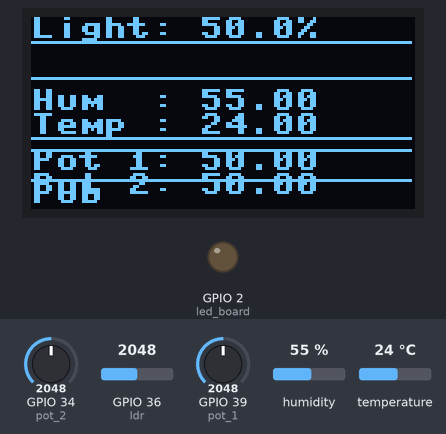
A program run on a simulated ESP32 board running MicroPython. On the bench: 128×64 one-colour display, output pins drawn as LEDs (lit = HIGH). Inputs (shaded band) come from the test bench; at power-on: GPIO 36 (ldr) = 2048, humidity 55 %, GPIO 34 (pot_2) = 2048, GPIO 39 (pot_1) = 2048, temperature 24 °C (analog values on the 0–4095 scale). No MQTT or app messages arrive unless stated; library files of the repository ran but are not shown: ssd1306.py; what the program prints to the serial console is not drawn.

Above: at 8.1 s.
8.2 s: GPIO 36 (ldr) set to 2098
At 9.7 s:
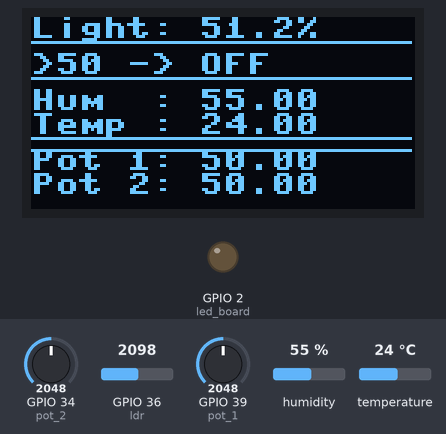
14.2 s: GPIO 36 (ldr) set to 1228
At 15.9 s:
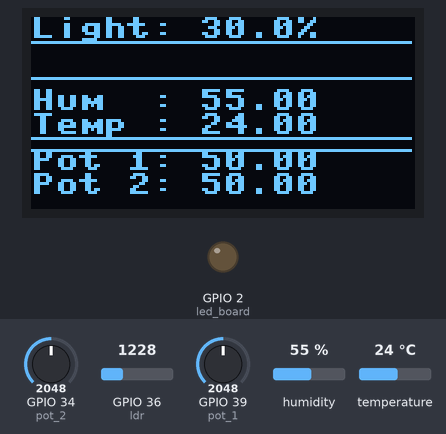
20.2 s: GPIO 36 (ldr) set to 885
At 22.0 s:
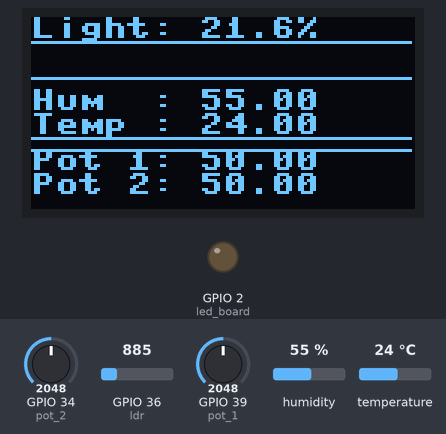
25.1 s: GPIO 36 (ldr) set to 783
At 26.1 s:
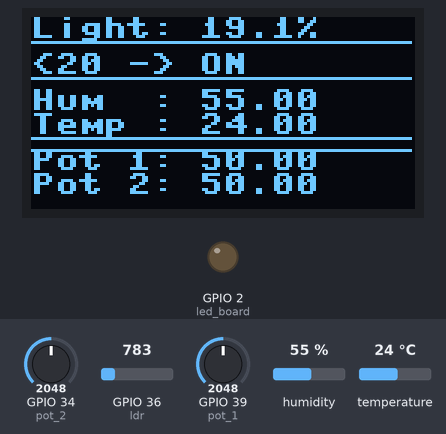
31.1 s: humidity set to 22 %
At 32.3 s:
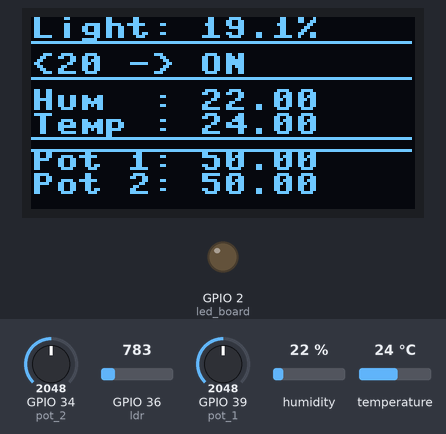
35.5 s: GPIO 34 (pot_2) set to 2866
At 37.6 s:
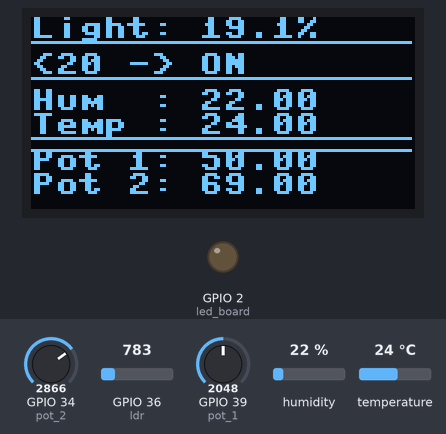
Timing chart, 0 to 39.1 s (numbered marks = the images above; inputs shaded):
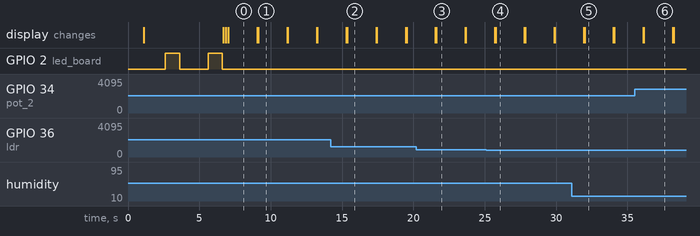

The program:

esp_temp_hum_sensor.py
```python
"""
TODO:
    - refactor the code to use less globals
    - standardize the setup of the different components similar to arduino setup()
"""
import sys
import time
import json

from machine import Pin, ADC, SoftI2C, I2C
from dht import DHT11
from lib.ssd1306 import SSD1306_I2C
from lib import simpleWifi_v2
from lib.connectMQTT import mqtt_connect_mosquitto_local

print("### LDR Sensor, DHT11 Sensor met automatisatie in HomeAssistant ###")

# Lokaal oled schermpje
i2c_face = SoftI2C(scl=Pin(22), sda=Pin(21), freq=400000)
oled = SSD1306_I2C(width=128, height=64, i2c=i2c_face, addr=0x3C)

oled.fill(1)
oled.show()
time.sleep(1)
oled.fill(0)
oled.show()

# mqtt client object
mqtt = None

# CONSTANTS
LDR_DEV_NAME = "sam_ldr"
LDR_SENSOR_ID = "19640927"

DHT11_DEV_NAME = "sam_dht11"
DHT11_SENSOR_ID = "19640927"

POT_DEV_NAME = "sam_pot"
POT_SENSOR_ID = "19640927"

# Definitie van de LDR sensor
ldr = ADC(Pin(36))
ldr.atten(ADC.ATTN_11DB)

# Definitie van de DHT11 sensor
dht11 = DHT11(Pin(23))

# Definitie van 2 potentiometer objecten
pot_1 = ADC(Pin(39))
pot_1.atten(ADC.ATTN_11DB)

pot_2 = ADC(Pin(34))
pot_2.atten(ADC.ATTN_11DB)

def display_status(oled_device, status_msg):
    """ display een status message op de onderste lijn van de oled"""

    print(status_msg)
    oled_device.fill_rect(0, 54, 127, 63, 0)
    oled_device.text(status_msg, 0, 55, 1)
    oled_device.hline(0, 54, 127, 1)
    oled_device.show()


# Functie auto detectie van de sensor in HomeAssistant
def publish_discovery(client, dev_name, uid, tag_name, unit):
    """ Voor elke meetwaarde (tag) moet blijkbaar een aparte config message worden gestuurd.
        Deze is {dev_name}_{tag_name}
        Ik heb dit afgeleid uit het voorbeeld op https://www.home-assistant.io/integrations/mqtt/#discovery-examples-with-component-discovery
        (Configuration topic no1: homeassistant/sensor/sensorBedroomT/config)

        De [device][identifiers] en [device][name] zijn dezelfde voor de tags temperature en humidity
    """
    discovery_topic = f"homeassistant/sensor/{dev_name}_{tag_name}/config"
    discovery_payload = {
        "name": f"{dev_name}_{tag_name}",
        "state_topic": f"home/{dev_name}/state",
        "unit_of_measurement": f"{unit}",
        "unique_id": f"{dev_name}_{uid}_{tag_name}",
        "value_template": "{{ "+ f"value_json.{tag_name}" + " }}",  #ldr0 is de key om de waarde van ldr te publiceren
        "device": {
            "identifiers": [dev_name],
            "name": dev_name,
            "model": "ESP32",
            "manufacturer": "SamSam"
        },
        "origin": {
            "name": "esp32_sam",
        },
    }
    print(f"Publishing discovery message on: {discovery_topic}")
    display_status(oled, "Pub")
    client.publish(
        discovery_topic.encode(),
        json.dumps(discovery_payload).encode(),
        retain=True)
    print("auto discovery message send to HomeAssistant")

#---------------
def handle_ldr(dev_name, tag_name, unit):
    """ lees de waarde van de ldr en publiceer de data """
    val = ldr.read()
    val_percent = 100 * (val/2**12)  # 2**12 = 4096
    payload = {
        f"{tag_name}": round(val_percent, 2)
    }
    print(f"   __ waarde {tag_name}: {val_percent}")
    oled.text(f"Light: {val_percent:.1f}{unit}", 0, 0, 1)
    oled.hline(0, 8, 127, 1)
    if val_percent < 20:
        oled.text(f"<20 -> ON", 0, 12, 1)
    elif val_percent > 50:
        oled.text(f">50 -> OFF", 0, 12, 1)
    oled.hline(0, 20, 127, 1)
    mqtt.publish(
        f"home/{dev_name}/state",
        json.dumps(payload).encode()
    )

def handle_dht11(dev_name):
    """ lees de temperature en humidity van de ldr en publiceer de data """
    dht11.measure()
    temp = dht11.temperature()
    hum = dht11.humidity()
    payload = {
        "temperature": temp,
        "humidity": hum,
    }
    print(f"   __ payload: {payload}")
    oled.text(f"Hum  : {hum:.2f}", 0,24, 1)
    oled.text(f"Temp : {temp:.2f}", 0,32, 1)
    oled.hline(0, 40, 127, 1)
    mqtt.publish(
        f"home/{dev_name}/state",
        json.dumps(payload).encode()
    )

def handle_pot(dev_name):
    """ lees de waarde van de potmeters en publiceer de data """
    val_1 = 100 * pot_1.read() // 4096
    val_2 = 100 * pot_2.read() // 4096
    payload = {
        "pot_een": val_1,
        "pot_twee": val_2,
    }
    print(f"   __ payload: {payload}")
    oled.text(f"Pot 1: {val_1:.2f}", 0,44, 1)
    oled.text(f"Pot 2: {val_2:.2f}", 0,52, 1)
    oled.hline(0, 44, 127, 1)
    mqtt.publish(
        f"home/{dev_name}/state",
        json.dumps(payload).encode()
    )
#---------------
# Probeer met de Wifi te verbinden
display_status(oled, "Wifi connect")
wifi = simpleWifi_v2.Wifi()

wifi.open()
if wifi.get_status() > 0:
    display_status(oled, "Wifi CONNECTED")
    print(wifi.get_IPdata())
else:
    display_status(oled, "Wifi FAIL bye")
    sys.exit()

# Probeer met de mqtt broker te verbinden
display_status(oled, "MQTT connect")
mqtt = mqtt_connect_mosquitto_local()
if mqtt is None:
    display_status(oled, "MQTT FAIL bye")
    sys.exit()

# Stuur een discovery message voor elke tag_name
display_status(oled, "OP READY")
publish_discovery(mqtt, LDR_DEV_NAME, LDR_SENSOR_ID, "ldr", "%")
publish_discovery(mqtt, DHT11_DEV_NAME, DHT11_SENSOR_ID, "humidity", "%")
publish_discovery(mqtt, DHT11_DEV_NAME, DHT11_SENSOR_ID, "temperature", "C")
publish_discovery(mqtt, POT_DEV_NAME, POT_SENSOR_ID, "pot_een", "x")
publish_discovery(mqtt, POT_DEV_NAME, POT_SENSOR_ID, "pot_twee", "y")

while True:
    handle_ldr(LDR_DEV_NAME, "ldr", "%")
    handle_dht11(DHT11_DEV_NAME)
    handle_pot(POT_DEV_NAME)
    oled.show()
    time.sleep(2)
    oled.fill(0)
    oled.show()
```

simpleWifi_v2.py
```python
import wifi_data_v2
import network
import time
from machine import Pin
class Wifi:

    bConnected = False

    def __init__(self):
        """ activation WLAN interface"""
        self.net=None
        self.status=0
        self.wdata=wifi_data_v2.Data
        try:
            self.net=network.WLAN(network.STA_IF)
            self.net.active(True)
        except Exception as e:
            self.status = -1
            if self.wdata.debug:
                print(e)

    def open(self):
        """connect to SSID from wifi_data"""
        try:
            print(f"Opening a connection to the WIFI")
            for j in range(0,len(self.wdata.ssid)):
                print(f"Trying: -{j}:{self.wdata.ssid[j]}-")
                for t in range(0,self.wdata.times_try):
                    try:
                        print(" ...net.connect")
                        self.net.connect(self.wdata.ssid[j],self.wdata.pwd[j])
                        if self.net.isconnected():
                            print(" ...net.isconnected == True")
                            self.status = 1
                            Wifi.bConnected = True
                            return True
                        print(" ...net.isconnected == False")
                        time.sleep_ms(100)
                    except:
                        time.sleep(100)
            self.status = -1
            return False
        except Exception as e:
            print(f"Exception: {e}")
            self.status = -1
            if self.wdata.debug:
                print(e)
            return False

    def open_static(self,ip,subnet,gateway,dns):
        print("Setting static IP address")
        self.net.ifconfig((ip,subnet,gateway,dns))
        """connect to SSID from wifi_data"""
        try:
            for j in range(0,len(self.wdata.ssid)):
                for t in range(0,self.wdata.times_try):
                    try:
                        self.net.connect(self.wdata.ssid[j],self.wdata.pwd[j])
                        if self.net.isconnected():
                            self.status = 1
                            Wifi.bConnected = True
                            return True
                        time.sleep_ms(100)
                    except:
                        time.sleep_ms(100)
            self.status = -1
            return False
        except Exception as e:
            print("Error Connection")
            self.status = -1
            if self.wdata.debug:
                print(e)
            return False

    def close(self):
        """disconnect"""
        self.net.disconnect()
        self.status = 0
        Wifi.bConnected = False

    def get_status(self):
        """gives status by blinking LED
        status NOK: 10 short flash
        status OK: Long on - short off - long on"""
        led_board=Pin(2,Pin.OUT)
        if self.status <= 0:
            for t in range(0,10):
                led_board.value(1)
                time.sleep_ms(100)
                led_board.value(0)
                time.sleep_ms(100)
        else:
            led_board.value(1)
            time.sleep_ms(1000)
            led_board.value(0)
            time.sleep_ms(2000)
            led_board.value(1)
            time.sleep_ms(1000)
            led_board.value(0)
        return self.status

    def checkWifiConnect(self):
        """Check if the ESP is still connected to the network
        if not, try to reconnect"""
        if self.get_IPdata() == "" or self.get_IPdata()[0]=="0.0.0.0":
            self.status=0
            self.open()
            self.get_status()

    def get_IPdata(self):
        """Get IP data"""
        if self.status>0:
            return self.net.ifconfig()
        else:
            return ""
```

connectMQTT.py
```python
from umqtt.robust import MQTTClient #module voor MQTT
import ssl

MQTT_SERVER = "192.168.0.192"
MQTT_PORT = 1884

MQTT_SERVER_HIVE = "cb1801cd6d3b48339e06180cc5a759ff.s1.eu.hivemq.cloud"
MQTT_PORT_HIVE = 8883

MQTT_USER = "samsam"
MQTT_PW = "H3tCv0.be"


def mqtt_connect_hivemq_cloud():
    #laat veiligheid over aan de server = Broker in de cloud
    context = ssl.SSLContext(ssl.PROTOCOL_TLS_CLIENT)
    context.verify_mode = ssl.CERT_NONE
    mqttcl = MQTTClient(
            client_id="sam_esp_1".encode(),
            server=MQTT_SERVER_HIVE.encode(),
            port=MQTT_PORT_HIVE,  # 0 wijst naar de standaard poort, dat is 8883
            user=MQTT_USER.encode(),
            password=MQTT_PW.encode(),
            keepalive=7200, #connectie wordt 7200 seconden opengehouden
            ssl=context,
    )
    mqttcl.connect()
    return mqttcl

def mqtt_connect_public_hivemq():
    #laat veiligheid over aan de server = Broker in de cloud
    mqttcl = MQTTClient(
            client_id="sam196409271".encode(),
            server="broker.hivemq.com")
    mqttcl.connect()
    return mqttcl

def mqtt_connect_mosquitto_local():
    #laat veiligheid over aan de server = Broker in de cloud
    print("Connecting to mosquitto local")
    context = ssl.SSLContext(ssl.PROTOCOL_TLS_CLIENT)
    context.verify_mode = ssl.CERT_NONE
    mqttcl = MQTTClient(
            client_id="sam_esp_1".encode(),
            server=MQTT_SERVER.encode(),
            port=MQTT_PORT,  # 0 wijst naar de standaard poort, dat is 8883
            user=MQTT_USER.encode(),
            password=MQTT_PW.encode(),
            keepalive=7200, #connectie wordt 7200 seconden opengehouden
            ssl=None,
    )
    mqttcl.connect()
    return mqttcl
```

wifi_data_v2.py
```python
class Data:
    ssid= ["telenet-A1F766C", "wifiCVO24"]
    pwd=["x58pethrKefm","H3tCv0.be"]
    times_try=10
    debug=True
```

Measured:
- the behaviour switches between 2048 and 2049 on GPIO 36 (ldr) (found by bisection; images 0 and 1)
- the behaviour switches between 820 and 819 on GPIO 36 (ldr) (found by bisection; images 3 and 4)
- after the input at 8.2 s, the display: first differs from a run without the input after 0.92 s (image 1)
- after the input at 14.2 s, the display: first differs from a run without the input after 1.2 s (image 2)
- after the input at 20.2 s, the display: first differs from a run without the input after 1.4 s (image 3)
- after the input at 25.1 s, the display: first differs from a run without the input after 0.65 s (image 4)
- after the input at 31.1 s, the display: first differs from a run without the input after 0.89 s (image 5)
- after the input at 35.5 s, the display: first differs from a run without the input after 0.65 s (image 6)
